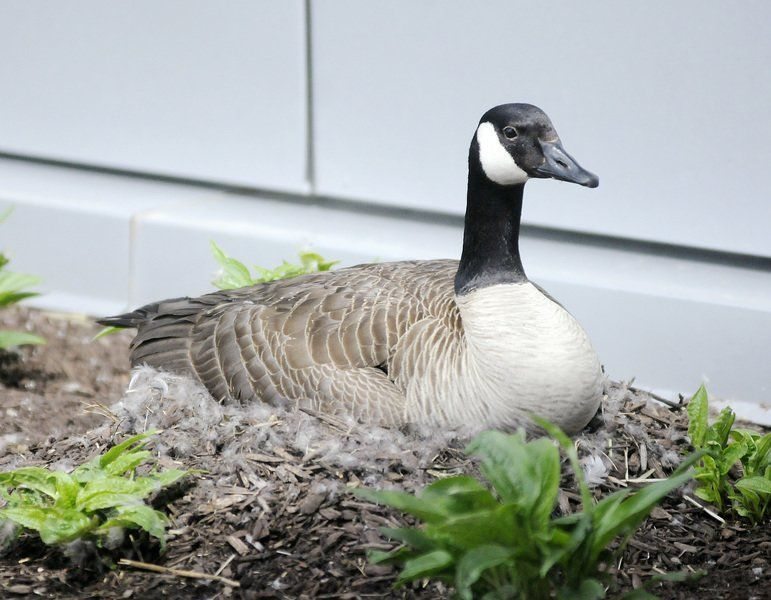
#> input picture images/lucy_goose.jpg, 771 x 600 px
$ jupyter execute svd.ipynb   (shell and % lines are left out)
#> lines starting #> are read from the running program, lines starting #| are printed output that depends on the picture
# learning Singular Value Decomposion

[cell 1]
import matplotlib.pyplot as plt
import numpy as np

[cell 2]
from PIL import Image
plt.style.use('classic')
img = Image.open('images/lucy_goose.jpg')
#> img is the input picture: PIL image 771x600 RGB; mean R, G, B 163, 167.9, 163.3
# convert image to grayscale
imggray = img.convert('LA')
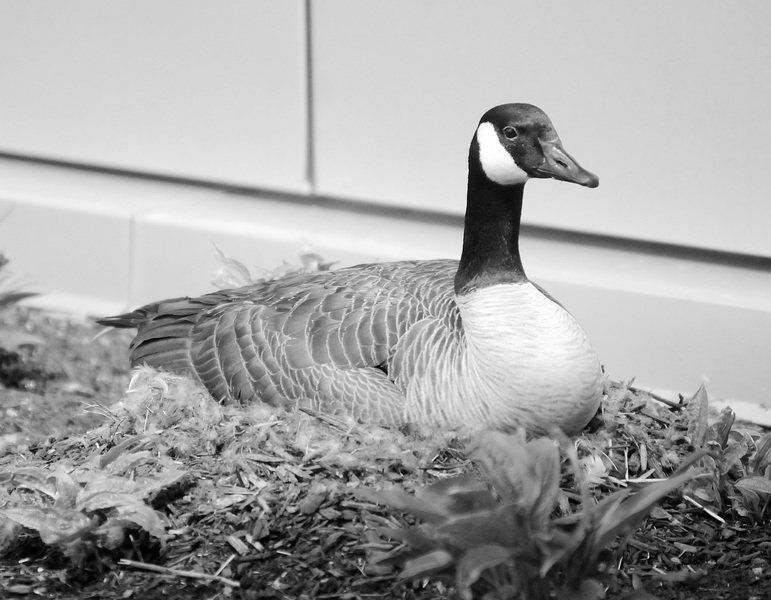
#> imggray: PIL image 771x600 LA; mean R, G, B, A 165.9, 165.9, 165.9, 255
# convert to numpy array
imgmat = np.array(list(imggray.getdata(band=0)), float)
print(imgmat.shape)
#| (462600,)

# Reshape according to orginal image dimensions
imgmat.shape = (imggray.size[1], imggray.size[0])

plt.figure(figsize=(9, 6))
plt.imshow(imgmat, cmap='gray')
plt.show()
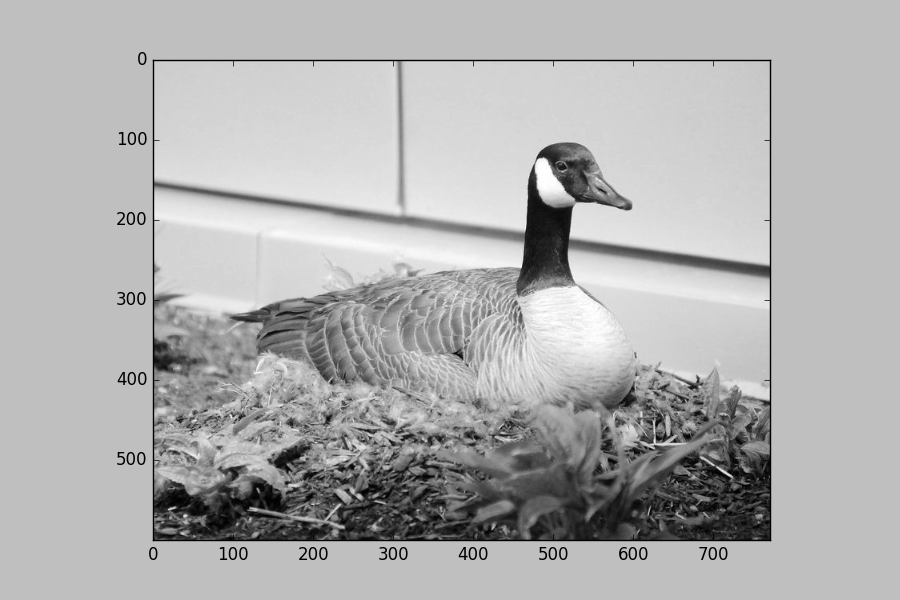
#> figure drawn by matplotlib, 1 panel

[cell 3]
U, D, V = np.linalg.svd(imgmat)
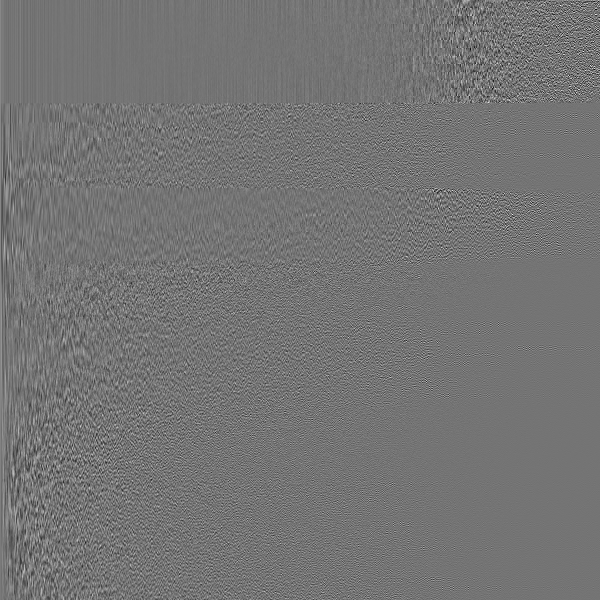
#> U: shape (600, 600) float64; min -0.297, max 0.353, mean 6.84e-05; drawn with min black and max white
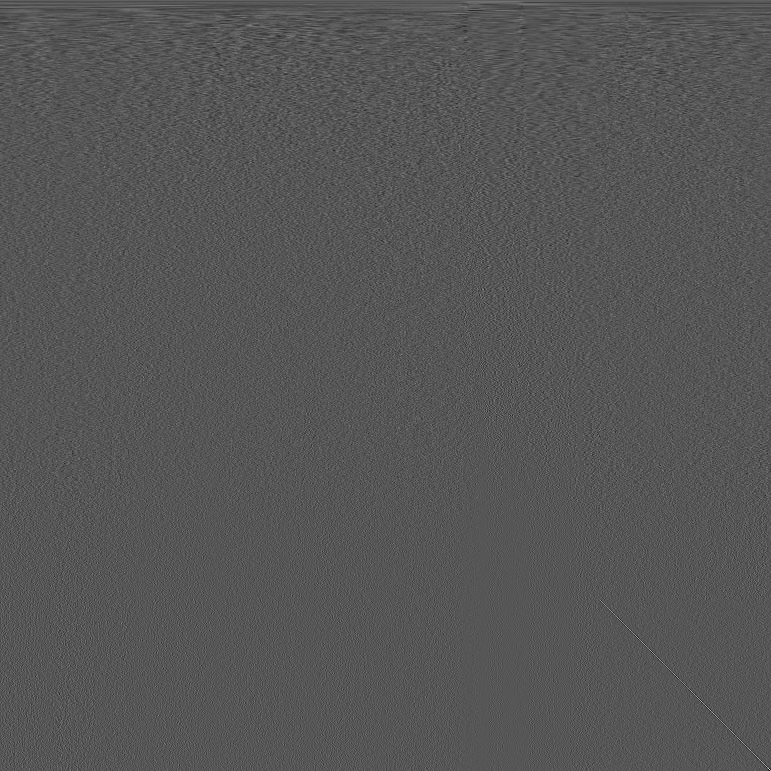
#> V: shape (771, 771) float64; min -0.314, max 0.613, mean 4.93e-05; drawn with min black and max white
#> D = 600 values, max 117551.3 at index 0, min 1.27 at index 599, mean 623.3
print(imgmat.shape)
#| (600, 771)
print(U.shape)
#| (600, 600)
print(D.shape)
#| (600,)
print(V.shape)
#| (771, 771)

[cell 4]
for n in (5,10,25,50, 100,200,250):
    print("n="+str(n))
    # SVD reconstruct the img
    reconstruct_img = np.matrix(U[:, :n]) * np.diag(D[:n]) * np.matrix(V[:n, :])
    plt.imshow(reconstruct_img, cmap='gray')
    plt.show()
#> this loop made 7 passes
#> pass 1, `reconstruct_img = np.matrix(U[:, :n]) * np.diag(D[:n]) * np.matrix(V[:..`:
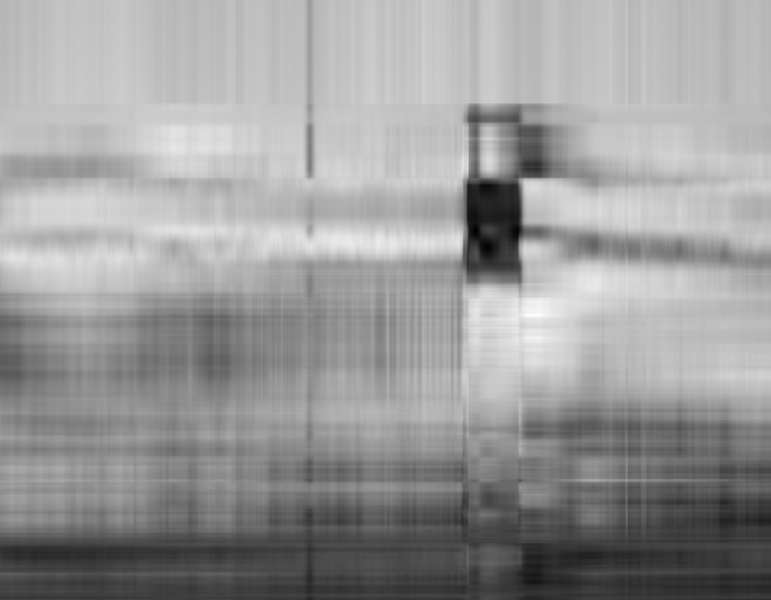
#> reconstruct_img: shape (600, 771) float64; min -12.79, max 282.7, mean 165.9; drawn with min black and max white
#> pass 2, `reconstruct_img = np.matrix(U[:, :n]) * np.diag(D[:n]) * np.matrix(V[:..`:
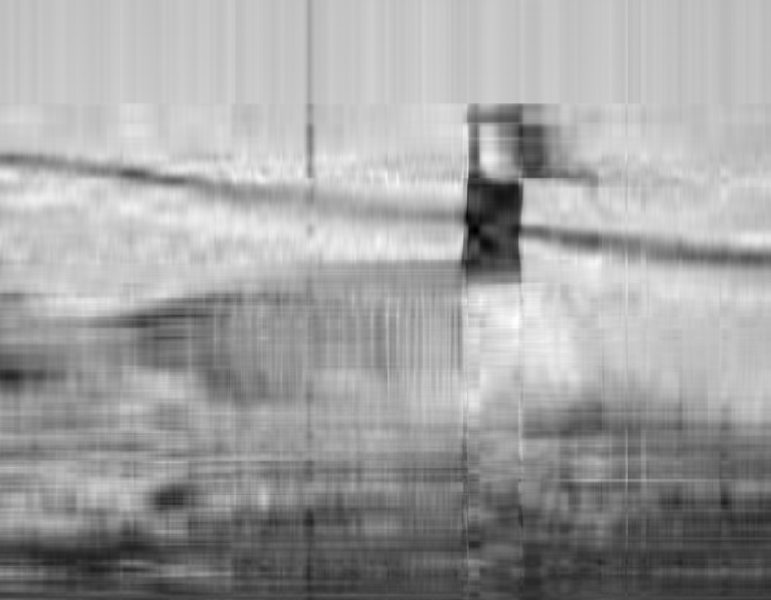
#> reconstruct_img: shape (600, 771) float64; min -30.14, max 279.3, mean 165.9; drawn with min black and max white
#> pass 3, `reconstruct_img = np.matrix(U[:, :n]) * np.diag(D[:n]) * np.matrix(V[:..`:
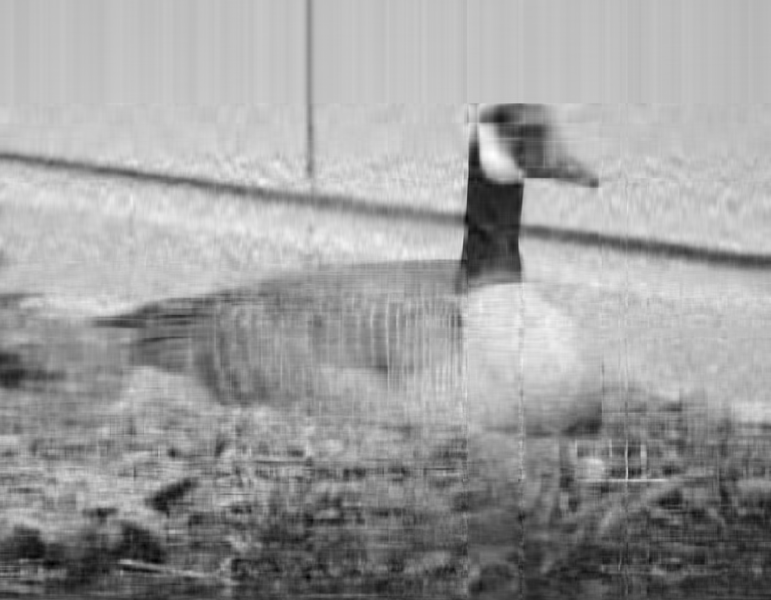
#> reconstruct_img: shape (600, 771) float64; min -29.13, max 285.4, mean 165.9; drawn with min black and max white
